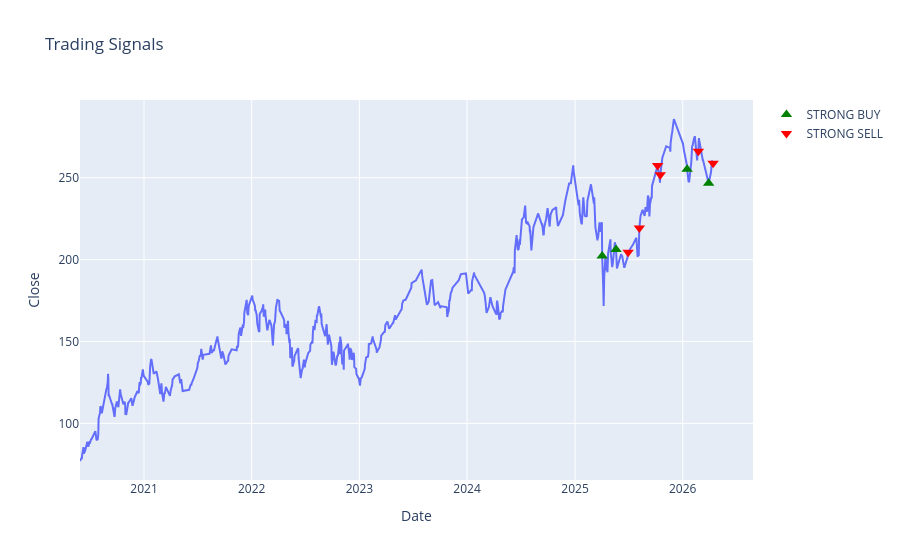

Notebook source saved alongside this figure:
### Code cell
buy = data[data['Final_Signal'] == 'STRONG BUY']
sell = data[data['Final_Signal'] == 'STRONG SELL']

fig = px.line(data, x=data.index, y='Close', title='Trading Signals')
fig.add_scatter(x=buy.index, y=buy['Close'], mode='markers', 
                marker=dict(symbol='triangle-up', size=10, color='green'), 
                name='STRONG BUY')
fig.add_scatter(x=sell.index, y=sell['Close'], mode='markers', 
                marker=dict(symbol='triangle-down', size=10, color='red'), 
                name='STRONG SELL')
fig.show()

### Figure 1 — Plotly figure (JSON) as saved in the notebook; plotly's stock layout.template omitted (floating-point values rounded to 4 significant figures; data arrays with more than 128 entries replaced by an {"elided": "..."} marker saying what was removed)
{"data": [{"hovertemplate": "Date=%{x}<br>Close=%{y}<extra></extra>", "legendgroup": "", "line": {"color": "#636efa", "dash": "solid"}, "marker": {"symbol": "circle"}, "mode": "lines", "name": "", "orientation": "v", "showlegend": false, "type": "scatter", "x": {"elided": "620 str values"}, "xaxis": "x", "y": {"elided": "620 float values"}, "yaxis": "y"}, {"marker": {"color": "green", "size": 10, "symbol": "triangle-up"}, "mode": "markers", "name": "STRONG BUY", "type": "scatter", "x": ["2025-04-03T00:00:00", "2025-05-20T00:00:00", "2026-01-16T00:00:00", "2026-03-30T00:00:00"], "y": [202.3, 206.2, 255.3, 246.6]}, {"marker": {"color": "red", "size": 10, "symbol": "triangle-down"}, "mode": "markers", "name": "STRONG SELL", "type": "scatter", "x": ["2025-06-30T00:00:00", "2025-08-07T00:00:00", "2025-10-08T00:00:00", "2025-10-17T00:00:00", "2026-02-23T00:00:00", "2026-04-14T00:00:00"], "y": [204.5, 219.4, 257.6, 251.8, 266.2, 258.8]}], "layout": {"legend": {"tracegroupgap": 0}, "title": {"text": "Trading Signals"}, "xaxis": {"anchor": "y", "domain": [0, 1], "title": {"text": "Date"}}, "yaxis": {"anchor": "x", "domain": [0, 1], "title": {"text": "Close"}}}}
